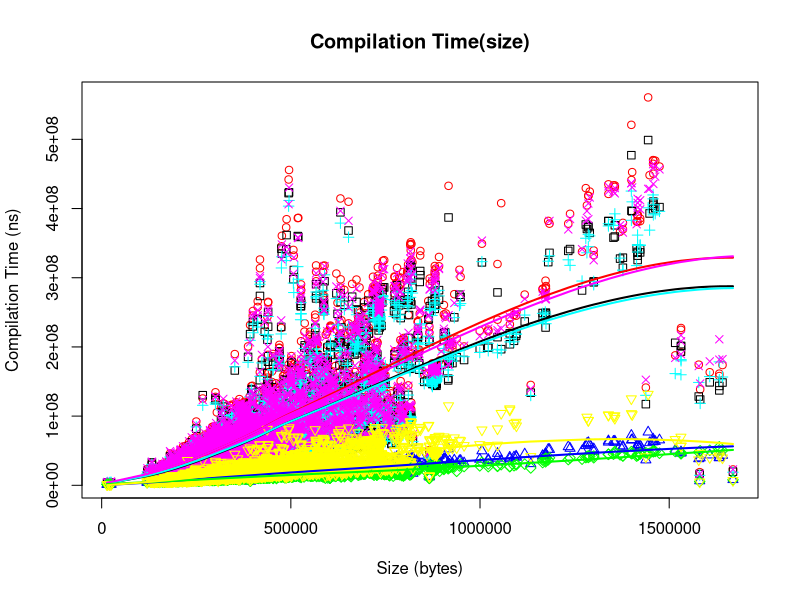

The R source for this figure:
data1 <- read.table("wasmer-cranelift-none.txt", header=FALSE)
data2 <- read.table("wasmer-cranelift-speed.txt", header=FALSE)
data3 <- read.table("wasmer-singlepass.txt", header=FALSE)
data4 <- read.table("wasmtime-cranelift-none.txt", header=FALSE)
data5 <- read.table("wasmtime-cranelift-speed.txt", header=FALSE)
data6 <- read.table("wasmtime-singlepass.txt", header=FALSE)
data7 <- read.table("cosmwasm-singlepass.txt", header=FALSE)

svg("compare.svg", width = 10, height = 10)

plot(data2$V2, data2$V3, xlab="Size (bytes)", ylab="Compilation Time (ns)", main="Compilation Time(size)", col="red", pch=1)

points(data1$V2, data1$V3, col="black", pch=0)
points(data3$V2, data3$V3, col="blue", pch=2)
points(data4$V2, data4$V3, col="cyan", pch=3)
points(data5$V2, data5$V3, col="magenta", pch=4)
points(data6$V2, data6$V3, col="green", pch=5)
points(data7$V2, data7$V3, col="yellow", pch=6)

fit <- loess(V3 ~ V2, data = data1)
lines(sort(data1$V2), predict(fit, newdata = data.frame(V2=sort(data1$V2))), col="black", lwd=2)

fit <- loess(V3 ~ V2, data = data2)
lines(sort(data2$V2), predict(fit, newdata = data.frame(V2=sort(data2$V2))), col="red", lwd=2)

fit <- loess(V3 ~ V2, data = data3)
lines(sort(data3$V2), predict(fit, newdata = data.frame(V2=sort(data3$V2))), col="blue", lwd=2)

fit <- loess(V3 ~ V2, data = data4)
lines(sort(data4$V2), predict(fit, newdata = data.frame(V2=sort(data4$V2))), col="cyan", lwd=2)

fit <- loess(V3 ~ V2, data = data5)
lines(sort(data5$V2), predict(fit, newdata = data.frame(V2=sort(data5$V2))), col="magenta", lwd=2)

fit <- loess(V3 ~ V2, data = data6)
lines(sort(data6$V2), predict(fit, newdata = data.frame(V2=sort(data6$V2))), col="green", lwd=2)

fit <- loess(V3 ~ V2, data = data7)
lines(sort(data7$V2), predict(fit, newdata = data.frame(V2=sort(data7$V2))), col="yellow", lwd=2)
